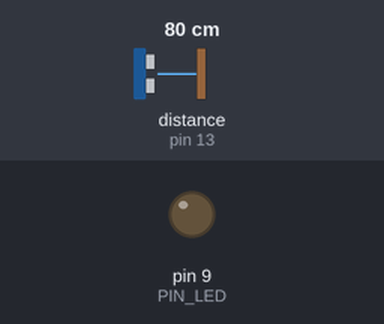
This sketch was run on a simulated Arduino Uno, built with avr-gcc and run on an emulated ATmega328P. Parts: output pins drawn as LEDs (lit = HIGH). Wiring (inferred from the names in the program): ultrasonic range finder: trigger pin 12; echo pin 13. Inputs (shaded band) come from the test bench; at power-on: distance to the obstacle (sensor on pin 13) 80 cm. The echo pulse lasts 58.3 µs per cm; pins used as bus, display or sensor lines are not drawn; what the sketch prints to the serial monitor is not drawn.

Above: at 0.19 s.
Timing chart, 0 to 1.9 s (numbered marks = the images above):
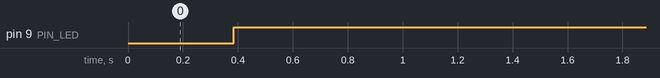

Measured:
- by itself, pin 9 (PIN_LED): LOW → HIGH at 0.39 s

The sketch:

09C19.ino
```cpp
// Arduino pin assignment
#define PIN_LED  9
#define PIN_TRIG 12
#define PIN_ECHO 13

// configurable parameters
#define SND_VEL 346.0      // sound velocity at 24 celsius degree (unit: m/sec)
#define INTERVAL 25        // sampling interval (unit: msec)
#define PULSE_DURATION 10  // ultra-sound Pulse Duration (unit: usec)
#define _DIST_MIN 100      // minimum distance to be measured (unit: mm)
#define _DIST_MAX 300      // maximum distance to be measured (unit: mm)

#define TIMEOUT ((INTERVAL / 2) * 1000.0) // maximum echo waiting time (unit: usec)
#define SCALE (0.001 * 0.5 * SND_VEL)     // coefficent to convert duration to distance

#define _EMA_ALPHA 0.2     // EMA weight of new sample (range: 0 to 1)

//#define N_SAMPLES 3
//#define N_SAMPLES 10
#define N_SAMPLES 30

// global variables
unsigned long last_sampling_time; // unit: msec
float dist_ema = _DIST_MAX;

float samples[N_SAMPLES];
int sample_index = 0;

float get_median(float arr[], int size) {
  float sorted_arr[size];
  for (int i = 0; i < size; i++) {
    sorted_arr[i] = arr[i];
  }

  for (int i = 0; i < size - 1; i++) {
    for (int j = 0; j < size - i - 1; j++) {
      if (sorted_arr[j] > sorted_arr[j + 1]) {
        float temp = sorted_arr[j];
        sorted_arr[j] = sorted_arr[j + 1];
        sorted_arr[j + 1] = temp;
      }
    }
  }

  return sorted_arr[size / 2];
}

void setup() {
  // initialize GPIO pins
  pinMode(PIN_LED, OUTPUT);
  pinMode(PIN_TRIG, OUTPUT);
  pinMode(PIN_ECHO, INPUT);
  digitalWrite(PIN_TRIG, LOW);

  // initialize serial port
  Serial.begin(57600);

  for (int i = 0; i < N_SAMPLES; i++) {
    samples[i] = _DIST_MAX;
  }
}

void loop() {
  float dist_raw, dist_median;

  // wait until next sampling time.
  if (millis() < last_sampling_time + INTERVAL)
    return;

  // get a distance reading from the USS
  dist_raw = USS_measure(PIN_TRIG, PIN_ECHO);

  if (dist_raw == 0.0) {
    dist_raw = _DIST_MAX + 100;
  }

  samples[sample_index] = dist_raw;
  sample_index = (sample_index + 1) % N_SAMPLES;

  dist_median = get_median(samples, N_SAMPLES);

  dist_ema = _EMA_ALPHA * dist_median + (1.0 - _EMA_ALPHA) * dist_ema;

  // output the read value to the serial port
  Serial.print("Min:");      Serial.print(_DIST_MIN);
  Serial.print(",raw:");      Serial.print(dist_raw);
  Serial.print(",ema:");      Serial.print(dist_ema);
  Serial.print(",median:");   Serial.print(dist_median);
  Serial.print(",Max:");      Serial.print(_DIST_MAX);
  Serial.println("");

  // do something here
  if ((dist_median < _DIST_MIN) || (dist_median > _DIST_MAX))
    digitalWrite(PIN_LED, 1);       // LED OFF
  else
    digitalWrite(PIN_LED, 0);       // LED ON

  // update last sampling time
  last_sampling_time += INTERVAL;
}

// get a distance reading from USS. return value is in millimeter.
float USS_measure(int TRIG, int ECHO)
{
  digitalWrite(TRIG, HIGH);
  delayMicroseconds(PULSE_DURATION);
  digitalWrite(TRIG, LOW);

  return pulseIn(ECHO, HIGH, TIMEOUT) * SCALE; // unit: mm

  // Pulse duration to distance conversion example (target distance = 17.3m)
  // - pulseIn(ECHO, HIGH, timeout) returns microseconds (음파의 왕복 시간)
  // - 편도 거리 = (pulseIn() / 1,000,000) * SND_VEL / 2 (미터 단위)
  //   mm 단위로 하려면 * 1,000이 필요 ==>  SCALE = 0.001 * 0.5 * SND_VEL
  //
  // - 예, pusseIn()이 100,000 이면 (= 0.1초, 왕복 거리 34.6m)
  //       = 100,000 micro*sec * 0.001 milli/micro * 0.5 * 346 meter/sec
  //       = 100,000 * 0.001 * 0.5 * 346
  //       = 17,300 mm  ==> 17.3m
}
```
